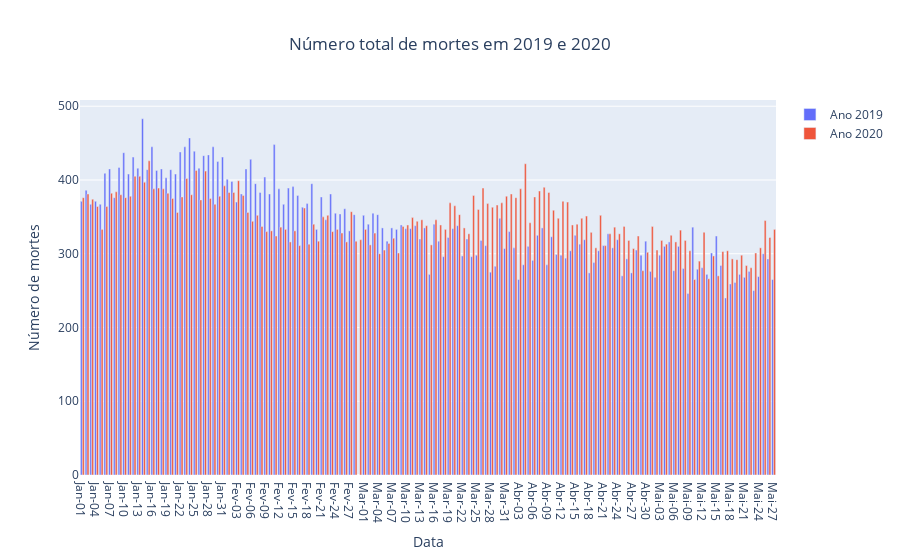

Here is the notebook cell this chart was saved with:
### Code cell
import plotly.offline as py
import plotly.graph_objs as go
py.init_notebook_mode(connected=True)

Ano_2019 = go.Bar(x = dados.loc[0:147]['Data'],
                y = dados.loc[0:147]['2019'],
                name = 'Ano 2019')
Ano_2020 = go.Bar(x = dados.loc[0:147]['Data'],
                y = dados.loc[0:147]['2020'],
                name = 'Ano 2020')

dados = [Ano_2019, Ano_2020]

fig = go.Figure(data=dados)

fig.update_layout(title_text='Número total de mortes em 2019 e 2020', title_x=0.5,
                        yaxis={'title':'Número de mortes'},
                        xaxis={'title':'Data'})

fig.write_image('/Users/dianamartins/Documents/GitHub/Epidemiologia/Trabalho_final/Imagens/total_mortes1920.png')
fig.show()

### Figure 1 — Plotly figure (JSON) as saved in the notebook; plotly's stock layout.template omitted (floating-point values rounded to 4 significant figures; data arrays with more than 128 entries replaced by an {"elided": "..."} marker saying what was removed)
{"data": [{"name": "Ano 2019", "type": "bar", "x": {"elided": "148 str values"}, "y": {"elided": "148 int values"}}, {"name": "Ano 2020", "type": "bar", "x": {"elided": "148 str values"}, "y": {"elided": "148 int values"}}], "layout": {"title": {"text": "Número total de mortes em 2019 e 2020", "x": 0.5}, "xaxis": {"title": {"text": "Data"}}, "yaxis": {"title": {"text": "Número de mortes"}}}}
